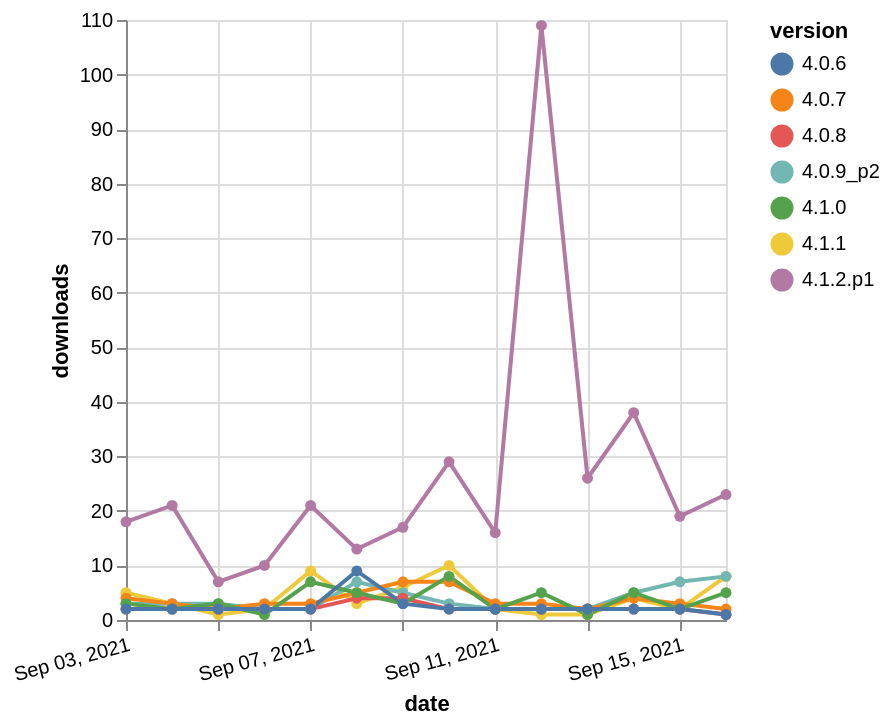

Write the Vega-Lite specification saved for this chart.
### Vega-Lite specification from a JSON file in a GitHub repository (floating-point values rounded to 4 significant figures)
{"$schema": "https://vega.github.io/schema/vega-lite/v5.json", "description": "A simple bar chart with embedded data.", "data": {"values": [{"date": "2021-09-03", "total": 5814, "delta": 5, "version": "4.1.1"}, {"date": "2021-09-04", "total": 5817, "delta": 3, "version": "4.1.1"}, {"date": "2021-09-05", "total": 5818, "delta": 1, "version": "4.1.1"}, {"date": "2021-09-06", "total": 5820, "delta": 2, "version": "4.1.1"}, {"date": "2021-09-07", "total": 5829, "delta": 9, "version": "4.1.1"}, {"date": "2021-09-08", "total": 5832, "delta": 3, "version": "4.1.1"}, {"date": "2021-09-09", "total": 5838, "delta": 6, "version": "4.1.1"}, {"date": "2021-09-10", "total": 5848, "delta": 10, "version": "4.1.1"}, {"date": "2021-09-11", "total": 5850, "delta": 2, "version": "4.1.1"}, {"date": "2021-09-12", "total": 5851, "delta": 1, "version": "4.1.1"}, {"date": "2021-09-13", "total": 5852, "delta": 1, "version": "4.1.1"}, {"date": "2021-09-14", "total": 5856, "delta": 4, "version": "4.1.1"}, {"date": "2021-09-15", "total": 5858, "delta": 2, "version": "4.1.1"}, {"date": "2021-09-16", "total": 5866, "delta": 8, "version": "4.1.1"}, {"date": "2021-09-03", "total": 7872, "delta": 3, "version": "4.0.9_p2"}, {"date": "2021-09-04", "total": 7875, "delta": 3, "version": "4.0.9_p2"}, {"date": "2021-09-05", "total": 7878, "delta": 3, "version": "4.0.9_p2"}, {"date": "2021-09-06", "total": 7880, "delta": 2, "version": "4.0.9_p2"}, {"date": "2021-09-07", "total": 7882, "delta": 2, "version": "4.0.9_p2"}, {"date": "2021-09-08", "total": 7889, "delta": 7, "version": "4.0.9_p2"}, {"date": "2021-09-09", "total": 7894, "delta": 5, "version": "4.0.9_p2"}, {"date": "2021-09-10", "total": 7897, "delta": 3, "version": "4.0.9_p2"}, {"date": "2021-09-11", "total": 7899, "delta": 2, "version": "4.0.9_p2"}, {"date": "2021-09-12", "total": 7901, "delta": 2, "version": "4.0.9_p2"}, {"date": "2021-09-13", "total": 7903, "delta": 2, "version": "4.0.9_p2"}, {"date": "2021-09-14", "total": 7908, "delta": 5, "version": "4.0.9_p2"}, {"date": "2021-09-15", "total": 7915, "delta": 7, "version": "4.0.9_p2"}, {"date": "2021-09-16", "total": 7923, "delta": 8, "version": "4.0.9_p2"}, {"date": "2021-09-03", "total": 2180, "delta": 18, "version": "4.1.2.p1"}, {"date": "2021-09-04", "total": 2201, "delta": 21, "version": "4.1.2.p1"}, {"date": "2021-09-05", "total": 2208, "delta": 7, "version": "4.1.2.p1"}, {"date": "2021-09-06", "total": 2218, "delta": 10, "version": "4.1.2.p1"}, {"date": "2021-09-07", "total": 2239, "delta": 21, "version": "4.1.2.p1"}, {"date": "2021-09-08", "total": 2252, "delta": 13, "version": "4.1.2.p1"}, {"date": "2021-09-09", "total": 2269, "delta": 17, "version": "4.1.2.p1"}, {"date": "2021-09-10", "total": 2298, "delta": 29, "version": "4.1.2.p1"}, {"date": "2021-09-11", "total": 2314, "delta": 16, "version": "4.1.2.p1"}, {"date": "2021-09-12", "total": 2423, "delta": 109, "version": "4.1.2.p1"}, {"date": "2021-09-13", "total": 2449, "delta": 26, "version": "4.1.2.p1"}, {"date": "2021-09-14", "total": 2487, "delta": 38, "version": "4.1.2.p1"}, {"date": "2021-09-15", "total": 2506, "delta": 19, "version": "4.1.2.p1"}, {"date": "2021-09-16", "total": 2529, "delta": 23, "version": "4.1.2.p1"}, {"date": "2021-09-03", "total": 7109, "delta": 4, "version": "4.0.7"}, {"date": "2021-09-04", "total": 7112, "delta": 3, "version": "4.0.7"}, {"date": "2021-09-05", "total": 7114, "delta": 2, "version": "4.0.7"}, {"date": "2021-09-06", "total": 7117, "delta": 3, "version": "4.0.7"}, {"date": "2021-09-07", "total": 7120, "delta": 3, "version": "4.0.7"}, {"date": "2021-09-08", "total": 7125, "delta": 5, "version": "4.0.7"}, {"date": "2021-09-09", "total": 7132, "delta": 7, "version": "4.0.7"}, {"date": "2021-09-10", "total": 7139, "delta": 7, "version": "4.0.7"}, {"date": "2021-09-11", "total": 7142, "delta": 3, "version": "4.0.7"}, {"date": "2021-09-12", "total": 7145, "delta": 3, "version": "4.0.7"}, {"date": "2021-09-13", "total": 7147, "delta": 2, "version": "4.0.7"}, {"date": "2021-09-14", "total": 7151, "delta": 4, "version": "4.0.7"}, {"date": "2021-09-15", "total": 7154, "delta": 3, "version": "4.0.7"}, {"date": "2021-09-16", "total": 7156, "delta": 2, "version": "4.0.7"}, {"date": "2021-09-03", "total": 3308, "delta": 2, "version": "4.0.8"}, {"date": "2021-09-04", "total": 3310, "delta": 2, "version": "4.0.8"}, {"date": "2021-09-05", "total": 3312, "delta": 2, "version": "4.0.8"}, {"date": "2021-09-06", "total": 3314, "delta": 2, "version": "4.0.8"}, {"date": "2021-09-07", "total": 3316, "delta": 2, "version": "4.0.8"}, {"date": "2021-09-08", "total": 3320, "delta": 4, "version": "4.0.8"}, {"date": "2021-09-09", "total": 3324, "delta": 4, "version": "4.0.8"}, {"date": "2021-09-10", "total": 3326, "delta": 2, "version": "4.0.8"}, {"date": "2021-09-11", "total": 3328, "delta": 2, "version": "4.0.8"}, {"date": "2021-09-12", "total": 3330, "delta": 2, "version": "4.0.8"}, {"date": "2021-09-13", "total": 3332, "delta": 2, "version": "4.0.8"}, {"date": "2021-09-14", "total": 3334, "delta": 2, "version": "4.0.8"}, {"date": "2021-09-15", "total": 3336, "delta": 2, "version": "4.0.8"}, {"date": "2021-09-16", "total": 3337, "delta": 1, "version": "4.0.8"}, {"date": "2021-09-03", "total": 1656, "delta": 3, "version": "4.1.0"}, {"date": "2021-09-04", "total": 1658, "delta": 2, "version": "4.1.0"}, {"date": "2021-09-05", "total": 1661, "delta": 3, "version": "4.1.0"}, {"date": "2021-09-06", "total": 1662, "delta": 1, "version": "4.1.0"}, {"date": "2021-09-07", "total": 1669, "delta": 7, "version": "4.1.0"}, {"date": "2021-09-08", "total": 1674, "delta": 5, "version": "4.1.0"}, {"date": "2021-09-09", "total": 1677, "delta": 3, "version": "4.1.0"}, {"date": "2021-09-10", "total": 1685, "delta": 8, "version": "4.1.0"}, {"date": "2021-09-11", "total": 1687, "delta": 2, "version": "4.1.0"}, {"date": "2021-09-12", "total": 1692, "delta": 5, "version": "4.1.0"}, {"date": "2021-09-13", "total": 1693, "delta": 1, "version": "4.1.0"}, {"date": "2021-09-14", "total": 1698, "delta": 5, "version": "4.1.0"}, {"date": "2021-09-15", "total": 1700, "delta": 2, "version": "4.1.0"}, {"date": "2021-09-16", "total": 1705, "delta": 5, "version": "4.1.0"}, {"date": "2021-09-03", "total": 7202, "delta": 2, "version": "4.0.6"}, {"date": "2021-09-04", "total": 7204, "delta": 2, "version": "4.0.6"}, {"date": "2021-09-05", "total": 7206, "delta": 2, "version": "4.0.6"}, {"date": "2021-09-06", "total": 7208, "delta": 2, "version": "4.0.6"}, {"date": "2021-09-07", "total": 7210, "delta": 2, "version": "4.0.6"}, {"date": "2021-09-08", "total": 7219, "delta": 9, "version": "4.0.6"}, {"date": "2021-09-09", "total": 7222, "delta": 3, "version": "4.0.6"}, {"date": "2021-09-10", "total": 7224, "delta": 2, "version": "4.0.6"}, {"date": "2021-09-11", "total": 7226, "delta": 2, "version": "4.0.6"}, {"date": "2021-09-12", "total": 7228, "delta": 2, "version": "4.0.6"}, {"date": "2021-09-13", "total": 7230, "delta": 2, "version": "4.0.6"}, {"date": "2021-09-14", "total": 7232, "delta": 2, "version": "4.0.6"}, {"date": "2021-09-15", "total": 7234, "delta": 2, "version": "4.0.6"}, {"date": "2021-09-16", "total": 7235, "delta": 1, "version": "4.0.6"}]}, "width": "container", "mark": {"type": "line", "point": {"filled": true}}, "encoding": {"x": {"field": "date", "type": "temporal", "timeUnit": "yearmonthdate", "title": "date", "axis": {"labelAngle": -15}}, "y": {"field": "delta", "type": "quantitative", "title": "downloads"}, "color": {"field": "version", "type": "nominal"}, "tooltip": {"field": "delta"}}}
